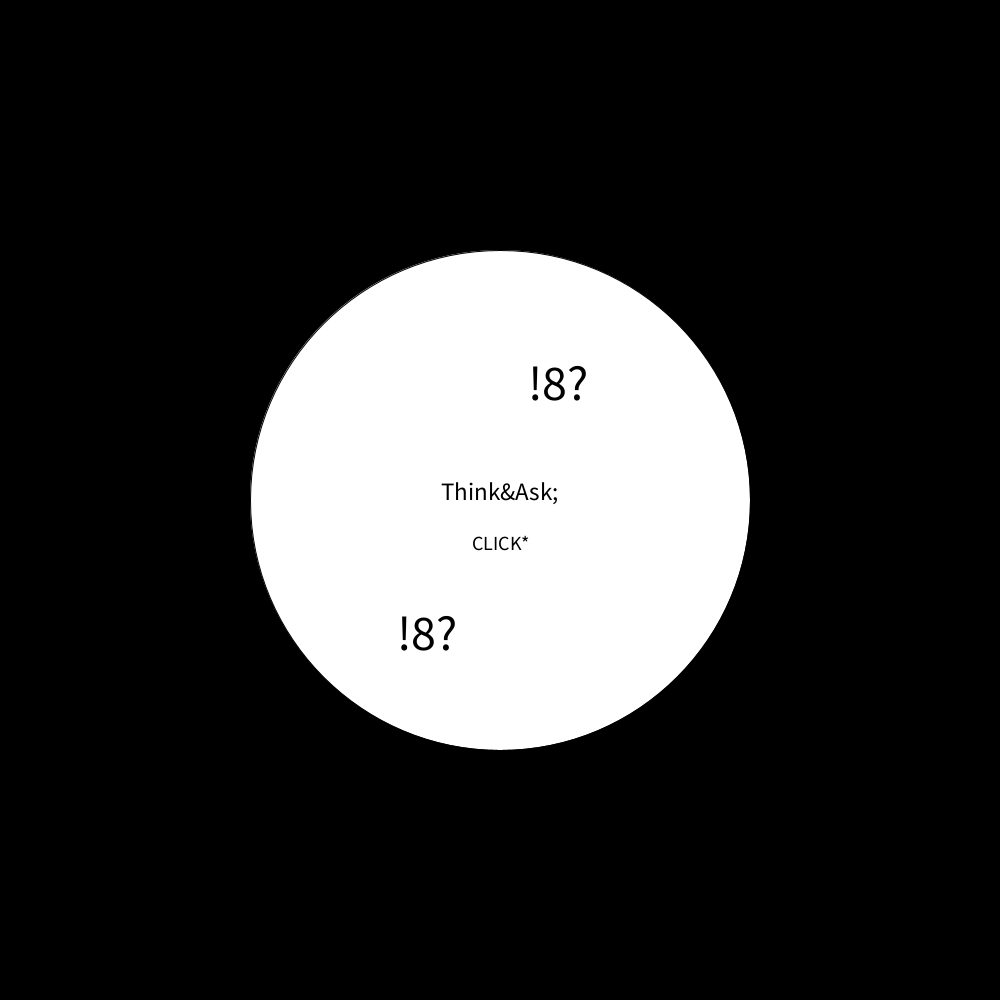
Frame 1 (no input)
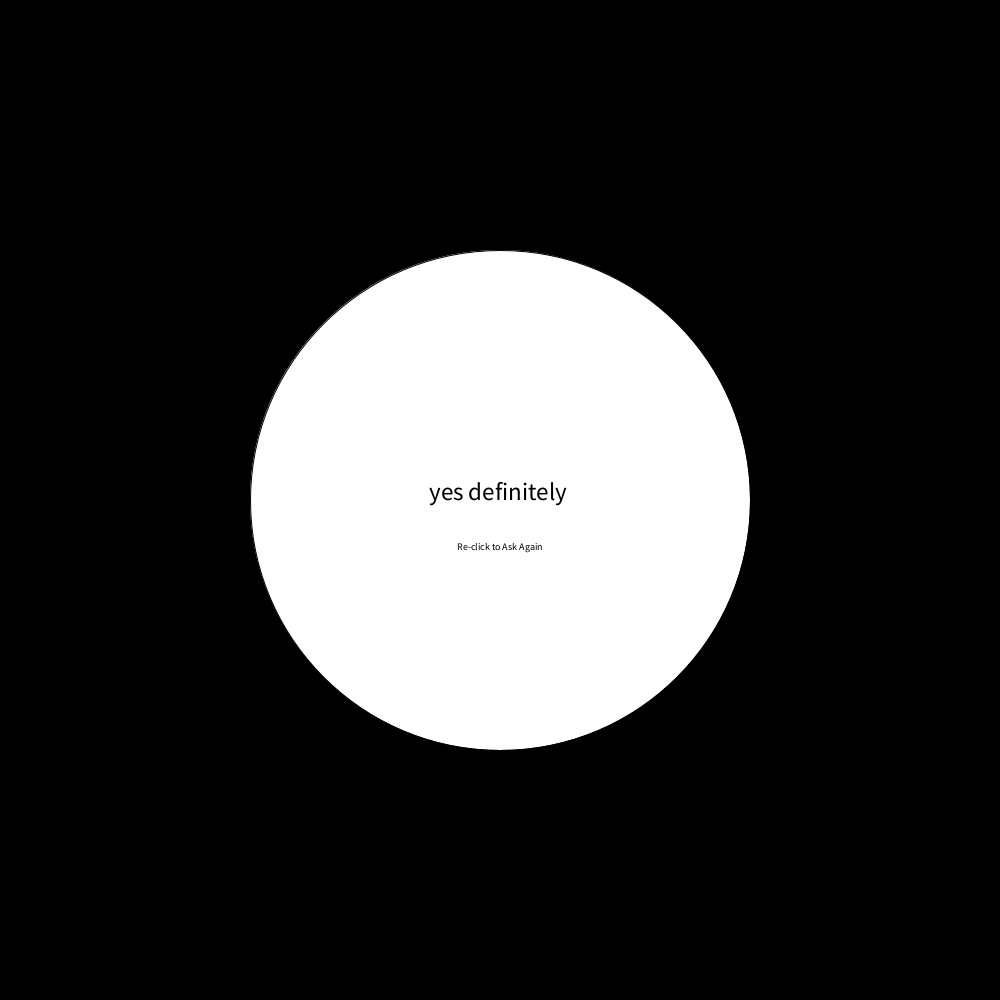
Frame 2 (the mouse pressed at the canvas centre, redrawn once)

The Processing sketch that drew these frames (run headless with seeded random() and noise(); the mouse was pressed at the canvas centre and the sketch redrawn once):

// Processing sketch: processing_79935
// ── processing_79935.pde

//Jun Min Zhong, Olympic Rings, CP1, Mods 16-17
boolean ball = false;
String[] ans = {"outlook not so good", "don't count on it ", "my sources say no ", "without a doubt ", "reply hazy, try again ", "it is certain ", "my reply is no ", "as I see it yes ", "most likely ", "you may rely on it ", "cannot predict now ", "better not tell you now ", "very doubtful ", "outlook good ", "yes definitely ", "concentrate and ask again "};

void setup()
{
  background(255);
  size(1000,1000);
  noLoop();
}

void draw()
{
  if(ball==true)
  {
    background(0);
    fill(255);
    ellipse(500,500,500,500);
    fill(0);
    textSize(25);
    textAlign(CENTER);
    text(ans[int(random(15))],500,500);
    textSize(10);
    text("Re-click to Ask Again",500,550);
  }
  
  else
  {
    background(0);
    fill(255);
    ellipse(500,500,500,500);
    fill(0);
    textSize(25);
    textAlign(CENTER);
    text("Think&Ask;",500,500);
    textSize(20);
    text("CLICK*",500,550);
    textSize(50);
    text("!8?",int(random(300,700)),400);
    text("!8?",int(random(350,650)),650);
  }
}

void mousePressed()
{
  if(mouseX>250 && mouseX<750 && mouseY>250 && mouseY<750)
  {
    ball = !ball;
  }
  redraw();
}
